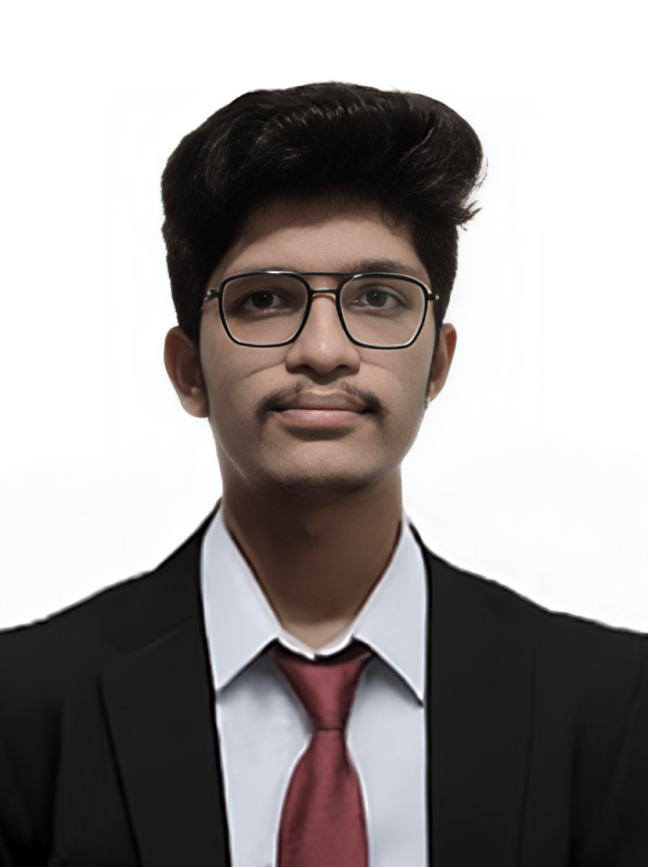
#> input picture 1sample.png, 648 x 867 px
$ jupyter execute Ex-1.ipynb
#> lines starting #> are read from the running program, lines starting #| are printed output that depends on the picture; after the words box and inside, x2 and y2 are one past the last pixel; in counts of white or black regions, pixels touching at a corner belong together
## EXP-1:IMAGE HANDLING AND PIXEL TRANSFORMATION USING OPENCV

## NAME: NALLAMALLI VENKATA CHETAN SATWIK

## REG NO : 212224240100

[cell 1]
import cv2
import matplotlib.pyplot as plt

[cell 2]
# Read the image using OpenCV
img = cv2.imread('1sample.png', cv2.IMREAD_COLOR)
#> img is the input picture: shape (867, 648, 3); mean B, G, R 150.8, 151.7, 156.5

[cell 3]
# Convert BGR (OpenCV's default) to RGB (Matplotlib's expected color order)
img_rgb = cv2.cvtColor(img, cv2.COLOR_BGR2RGB)

[cell 4]
# Display the image using Matplotlib
plt.imshow(img_rgb, cmap='viridis')  # You can change 'viridis' to another cmap or use None for RGB images
plt.title("Original Image")
plt.axis('off')  # Removes axis ticks and labels
plt.show()

[cell 5]
# Load the image
image = cv2.imread('1sample.jpg')

[cell 6]
# Convert BGR (OpenCV's default) to RGB (Matplotlib's expected color order)
img_rgb = cv2.cvtColor(img, cv2.COLOR_BGR2RGB)

[cell 7]
img_rgb.shape
#> Out = (867, 648, 3)

[cell 8]
# Draw a line from top-left to bottom-right
line_img = cv2.line(img_rgb, (0, 0), (768, 600), (255, 0, 0), 2) # cv2.line(image, start_point, end_point, color, thickness)

[cell 9]
plt.imshow(line_img, cmap='viridis')
plt.title("Image with Line")
plt.axis('off')
plt.show()

[cell 10]
# Load the image
image = cv2.imread('1sample.jpg')

# Convert BGR (OpenCV's default) to RGB (Matplotlib's expected color order)
img_rgb = cv2.cvtColor(img, cv2.COLOR_BGR2RGB)

[cell 11]
img_rgb.shape
#> Out = (867, 648, 3)

[cell 12]
circle_img = cv2.circle(img_rgb,(400,300),150,(255,0,0),10) # cv2.circle(image, center, radius, color, thickness)
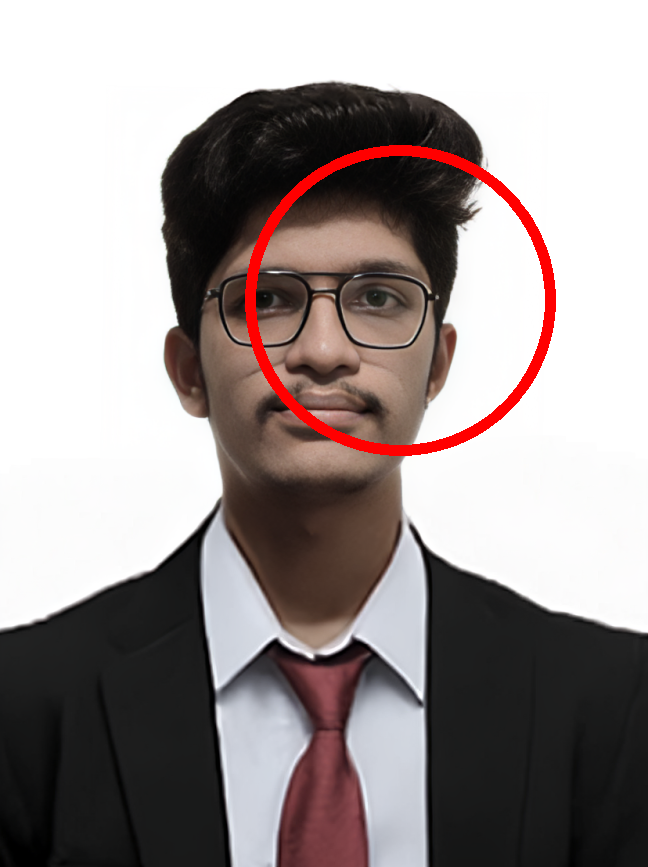
#> circle_img: shape (867, 648, 3); mean R, G, B 158.4, 149.2, 148.3

[cell 13]
plt.imshow(circle_img, cmap='viridis')
plt.title("Image with Circle")
plt.axis('off')
plt.show()

[cell 14]
# Load the image
image = cv2.imread('1sample.jpg')

# Convert BGR (OpenCV's default) to RGB (Matplotlib's expected color order)
img_rgb = cv2.cvtColor(img, cv2.COLOR_BGR2RGB)

[cell 15]
img.shape
#> Out = (867, 648, 3)

[cell 16]
# Draw a rectangle around the Whole image
rectangle_img = cv2.rectangle(img_rgb, (0, 0), (768, 600), (0, 0, 255), 10)  # cv2.rectangle(image, start_point, end_point, color, thickness)
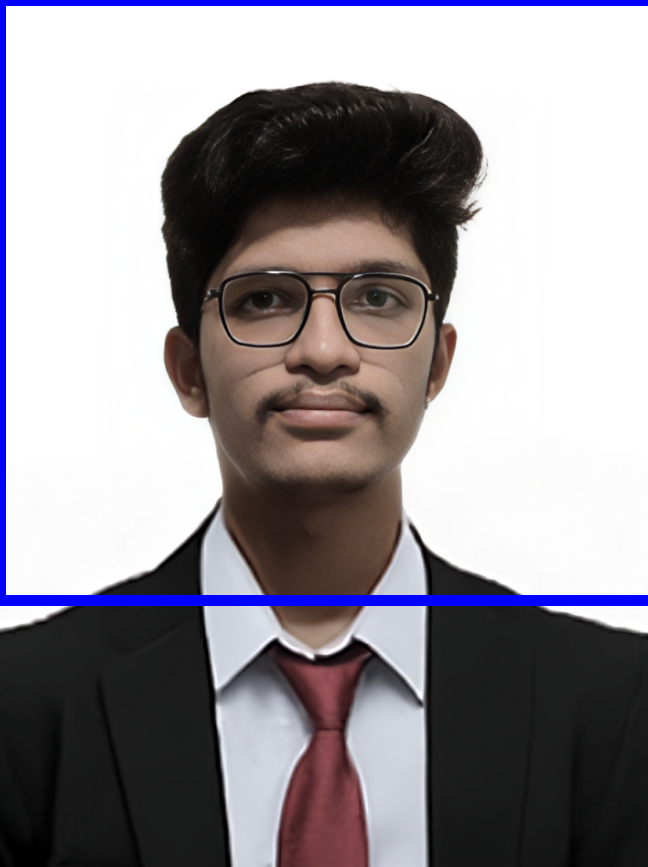
#> rectangle_img: shape (867, 648, 3); mean R, G, B 151.4, 146.7, 152.3

[cell 17]
plt.imshow(rectangle_img, cmap='viridis')
plt.title("Image with Rectangle")
plt.axis('off')
plt.show()

[cell 18]
# Load the image
image = cv2.imread('1sample.jpg')

# Convert BGR (OpenCV's default) to RGB (Matplotlib's expected color order)
img_rgb = cv2.cvtColor(img, cv2.COLOR_BGR2RGB)

[cell 19]
# Add text to the image
text_img = cv2.putText(img_rgb, "OpenCV Drawing", (10, 30), cv2.FONT_HERSHEY_SIMPLEX, 1, (255, 255, 255), 10)  ## cv2.putText(image, text, position, font, font_scale, color, thickness)

[cell 20]
plt.imshow(text_img, cmap='viridis')
plt.title("Image with Text")
plt.axis('off')
plt.show()

[cell 21]
# Load the image
image = cv2.imread('1sample.png')

[cell 22]
image_rgb = cv2.cvtColor(image, cv2.COLOR_BGR2RGB)

[cell 23]
# Original RGB Image
plt.imshow(image_rgb)
plt.title("Original RGB Image")
plt.axis("off")

[cell 24]
# Convert RGB to HSV
image_hsv = cv2.cvtColor(image_rgb, cv2.COLOR_RGB2HSV)
#> image_hsv: shape (867, 648, 3); mean H, S, V 32.3, 22.8, 157.6

[cell 25]
# HSV Image
plt.imshow(image_hsv)
plt.title("HSV Image")
plt.axis("off")

[cell 26]
# Convert RGB to GRAY
image_gray = cv2.cvtColor(image_rgb, cv2.COLOR_RGB2GRAY)
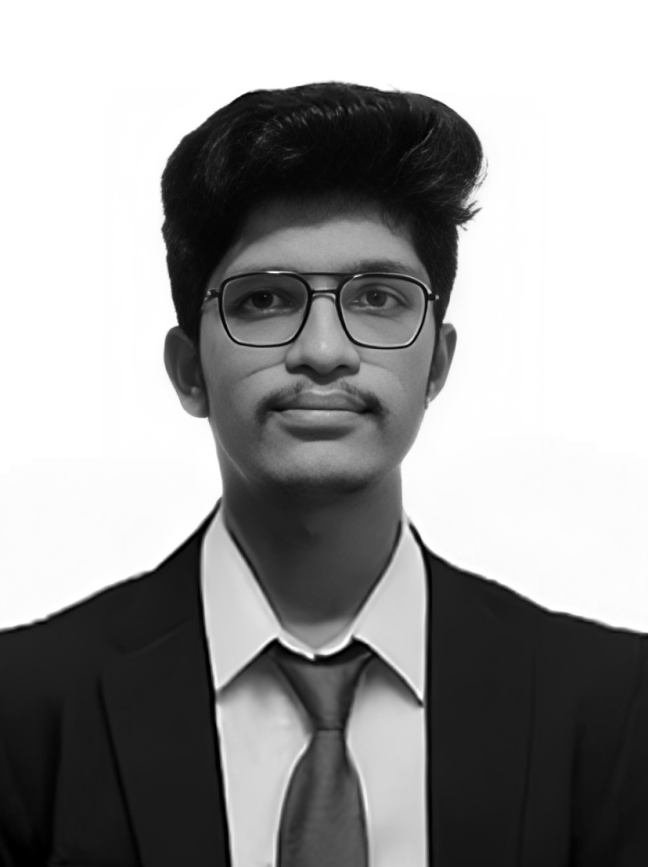
#> image_gray: shape (867, 648); min 0, max 255, mean 153.1

[cell 27]
# Grayscale Image
plt.imshow(image_gray, cmap='gray')
plt.title("Grayscale Image")
plt.axis("off")

[cell 28]
# Convert RGB to YCrCb
image_ycrcb = cv2.cvtColor(image_rgb, cv2.COLOR_RGB2YCrCb)
#> image_ycrcb: shape (867, 648, 3); mean of channels 0, 1, 2 153.1, 130.4, 126.7

[cell 29]
# YCrCb Image
plt.imshow(image_ycrcb)
plt.title("YCrCb Image")
plt.axis("off")

[cell 30]
# Convert HSV back to RGB
image_hsv_to_rgb = cv2.cvtColor(image_hsv, cv2.COLOR_HSV2RGB)

[cell 31]
plt.imshow(image_hsv_to_rgb)
plt.title("HSV to RGB Image")
plt.axis("off")

[cell 32]
# Modify a block of pixels (300x300) to white, starting from (200, 200)
image[200:500, 200:500] = [255, 255, 255]  # Rows: 200-499, Columns: 200-499
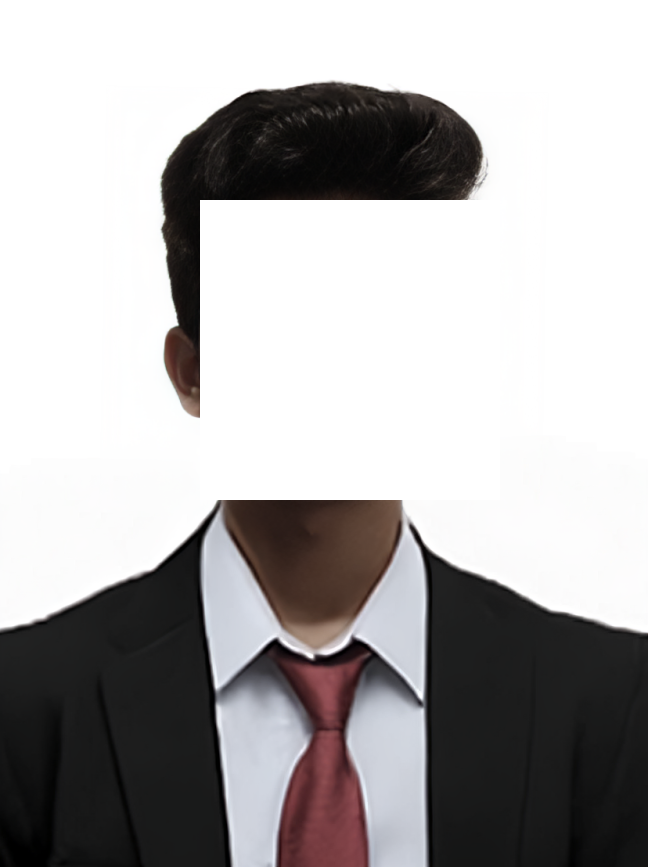
#> image: shape (867, 648, 3); 15.97% of pixels changed, all inside (x1, y1, x2, y2) = (200, 200, 500, 500)

[cell 33]
# Convert BGR to RGB for displaying with Matplotlib
image_rgb = cv2.cvtColor(image, cv2.COLOR_BGR2RGB)

[cell 34]
# Display the modified image
plt.imshow(image_rgb)
plt.title("Image with 300x300 White Block")
plt.axis("off")
plt.show()

[cell 35]
# Load the image
image= cv2.imread('1sample.png')

[cell 36]
image.shape
#> Out = (867, 648, 3)

[cell 37]
# Resize the image to half its size
resized_image = cv2.resize(image, (768 // 2, 600 // 2))  # (new_width, new_height)
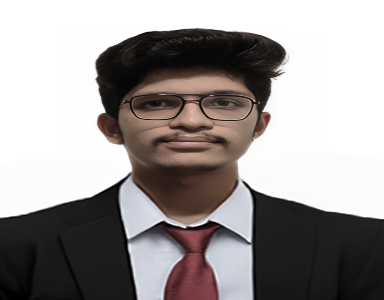
#> resized_image: shape (300, 384, 3); mean B, G, R 150.8, 151.7, 156.4

[cell 38]
# Convert BGR to RGB for displaying with Matplotlib
resized_image_rgb = cv2.cvtColor(resized_image, cv2.COLOR_BGR2RGB)

[cell 39]
resized_image_rgb.shape
#> Out = (300, 384, 3)

[cell 40]
# Display the resized image
plt.imshow(resized_image_rgb)
plt.title("Resized Image (Half Size)")
plt.axis("off")
plt.show()

[cell 41]
# Load the image
image = cv2.imread('1sample.png')

[cell 42]
image.shape

[cell 43]
# Crop a 300x300 region starting from (50, 50)
roi = image[50:350, 50:350]  # Rows: 50-349, Columns: 50-349
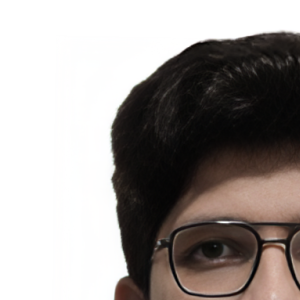
#> roi: shape (300, 300, 3); mean B, G, R 148.6, 151.4, 157.3

[cell 44]
# Convert BGR to RGB for displaying with Matplotlib
roi_rgb = cv2.cvtColor(roi, cv2.COLOR_BGR2RGB)

[cell 45]
# Display the cropped region (ROI)
plt.imshow(roi_rgb)
plt.title("Cropped Region of Interest (ROI)")
plt.axis("off")
plt.show()

[cell 46]
# Load the image
image = cv2.imread('1sample.png')

[cell 47]
# Flip the image horizontally (left-right)
flipped_horizontally = cv2.flip(image, 1)
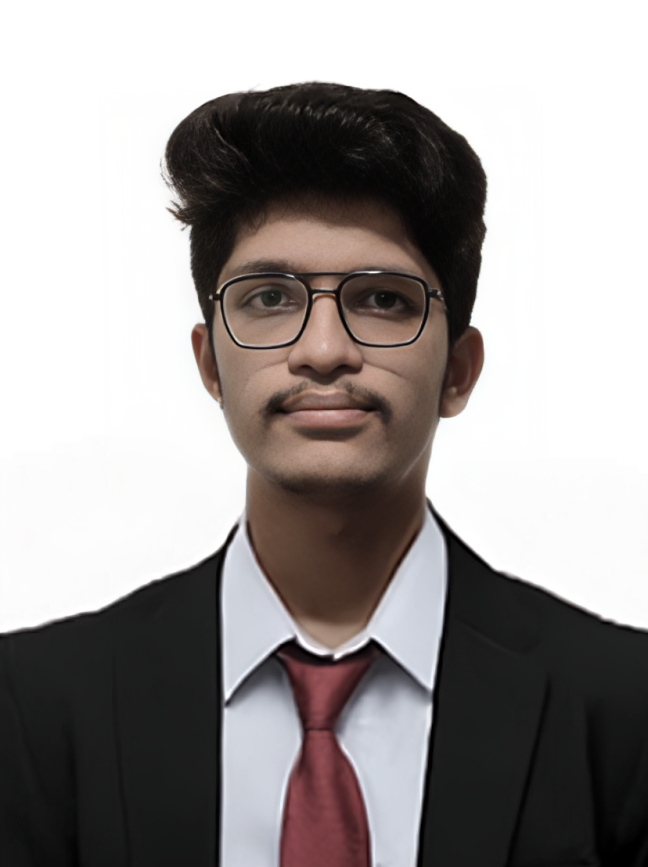
#> flipped_horizontally: shape (867, 648, 3); mean B, G, R 150.8, 151.7, 156.5

[cell 48]
# Convert BGR to RGB for displaying with Matplotlib
flipped_horizontally_rgb = cv2.cvtColor(flipped_horizontally, cv2.COLOR_BGR2RGB)

[cell 49]
# Horizontal flip
plt.imshow(flipped_horizontally_rgb)
plt.title("Flipped Horizontally")
plt.axis("off")

[cell 50]
# Flip the image vertically (up-down)
flipped_vertically = cv2.flip(image, 0)
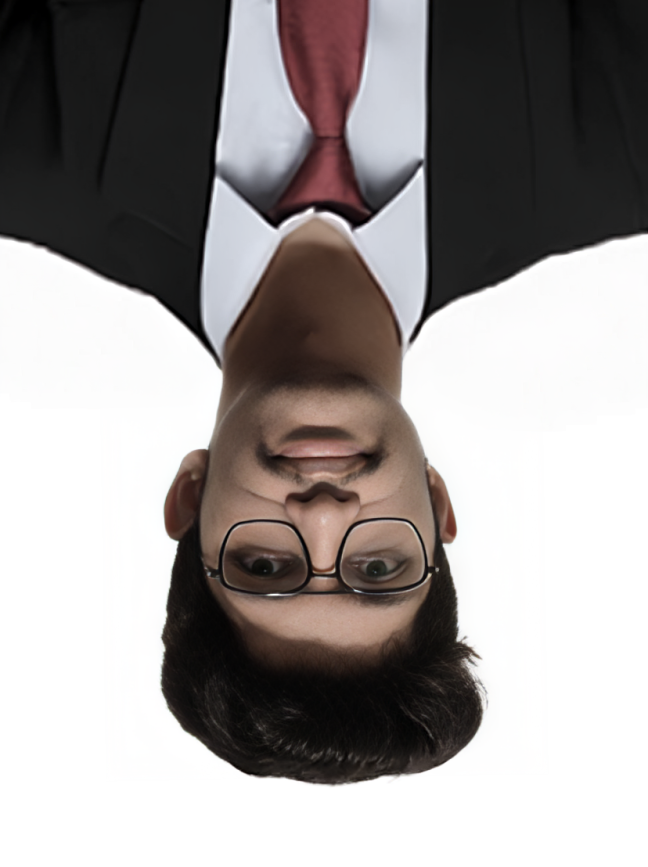
#> flipped_vertically: shape (867, 648, 3); mean B, G, R 150.8, 151.7, 156.5

[cell 51]
# Convert BGR to RGB for displaying with Matplotlib
flipped_vertically_rgb = cv2.cvtColor(flipped_vertically, cv2.COLOR_BGR2RGB)
